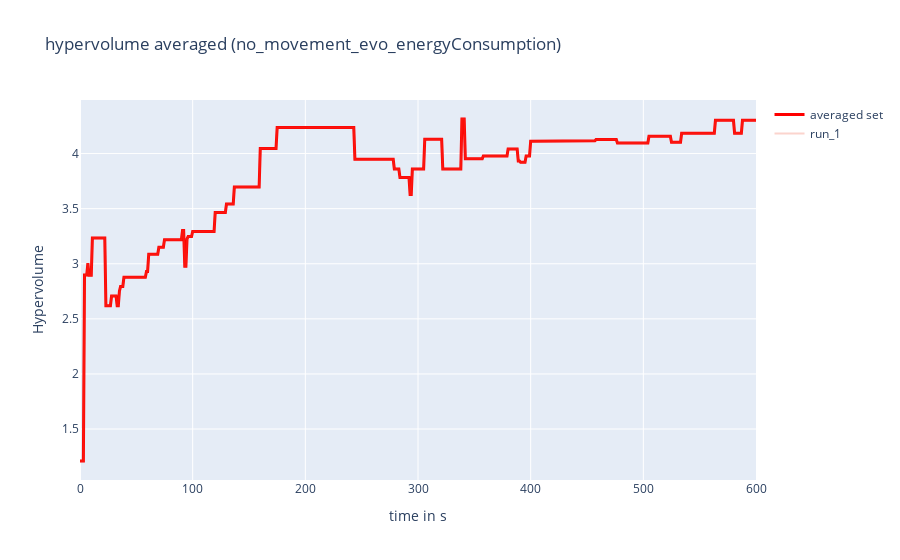
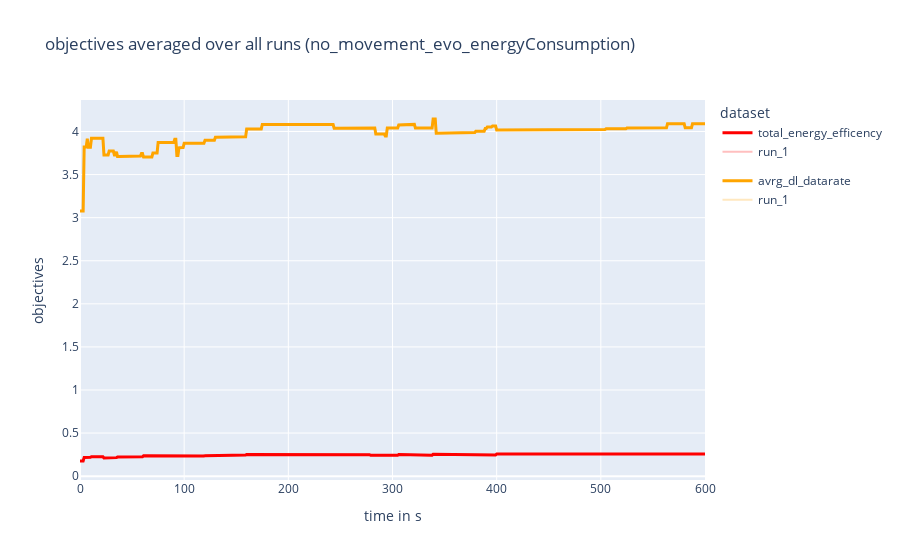
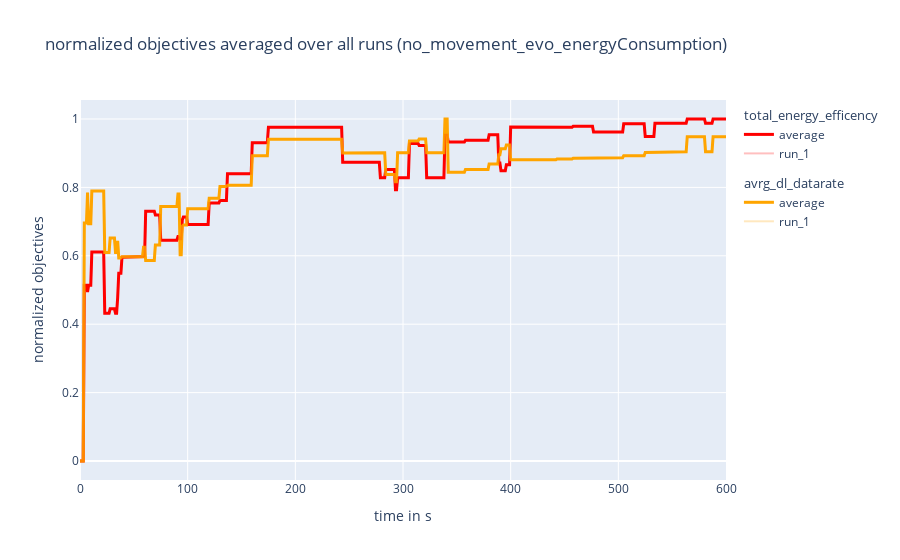

The notebook cell these images were saved under, in order:
### Code cell
##################
# plots for single experiment which is defined in above cell
##################

## hyper volume plot

fig1 = go.Figure()
fig1.update_layout(
    title=f"hypervolume averaged ({configuration_name})",
    xaxis_title="time in s",
    yaxis_title="Hypervolume")

## add averaged values
fig1.add_trace(
    go.Scatter(
        x=time_and_frames_list[:, 1],
        y=hypervolume_avrg_list,
        mode='lines',
        name= "averaged set",
        line={"width": 3, "color": "red"}
        ))

## add run values
for index, value in enumerate(hypervolume_list):
    fig1.add_trace(
        go.Scatter(
            x=time_and_frames_list[:, 1],
            y=value,
            mode='lines',
            name= f"run_{str(index+1)}",
            opacity=0.25
        ))


## objective volume plot
fig2 = go.Figure()

fig2.update_layout(
    title= f"objectives averaged over all runs ({configuration_name})",
    xaxis_title="time in s",
    yaxis_title="objectives",
    legend_title="dataset",
    )

fig2.add_trace(
        go.Scatter(
            x=time_and_frames_list[:, 1],
            y=objective_1_avrg_list,
            name="total_energy_efficency" ,
            mode='lines',
            line={"width": 3, "color": "red"},
            legendgroup="1"
        ))
fig2.add_trace(
        go.Scatter(
            x=time_and_frames_list[:, 1],
            y=objective_2_avrg_list,
            name="avrg_dl_datarate",
            mode='lines',
            line={"width": 3, "color": "orange"},
            legendgroup="2"
        ))
for index, _ in enumerate(objective_1_list):
    fig2.add_trace(
        go.Scatter(
            x=time_and_frames_list[:, 1],
            y=objective_1_list[index],
            name="run" + "_" +str(index+1),
            mode='lines',
            line={"color": "red"},
            opacity=0.25,
            legendgroup="1"
        ))
    fig2.add_trace(
        go.Scatter(
            x=time_and_frames_list[:, 1],
            y=objective_2_list[index],
            name="run" + "_"+ str(index+1),
            mode='lines',
             line={"color": "orange"},
             opacity=0.25,
             legendgroup="2"
        ))


## normalized objective plot
fig3 = go.Figure()

fig3.update_layout(
    title= f"normalized objectives averaged over all runs ({configuration_name})",
    xaxis_title="time in s",
    yaxis_title="normalized objectives")

fig3.add_trace(
        go.Scatter(
            x=time_and_frames_list[:, 1],
            y=objective_1_normalized_avrg_list,
            name="average" ,
            mode='lines',
            line={"width": 3, "color": "red"},
            legendgroup="total_energy_efficency",
            legendgrouptitle_text="total_energy_efficency"
        ))
fig3.add_trace(
        go.Scatter(
            x=time_and_frames_list[:, 1],
            y=objective_2_normalized_avrg_list,
            name="average",
            mode='lines',
            line={"width": 3, "color": "orange"},
            legendgroup="avrg_dl_datarate",
            legendgrouptitle_text="avrg_dl_datarate"
        ),)
for index, _ in enumerate(objective_1_list):
    fig3.add_trace(
        go.Scatter(
            x=time_and_frames_list[:, 1],
            y=objective_1_normalized_list[index],
            name="run" + "_" +str(index+1),
            mode='lines',
            line={"color": "red"},
            opacity=0.25,
            legendgroup="total_energy_efficency",
            legendgrouptitle_text="total_energy_efficency"
        ))
    fig3.add_trace(
        go.Scatter(
            x=time_and_frames_list[:, 1],
            y=objective_2_normalized_list[index],
            name="run" + "_"+ str(index+1),
            mode='lines',
            line={"color": "orange"},
            opacity=0.25,
            legendgroup="avrg_dl_datarate",
            legendgrouptitle_text="avrg_dl_datarate"
        ))

fig1.show()
fig2.show()
fig3.show()

### Figure 1 — Plotly figure (JSON) as saved in the notebook; plotly's stock layout.template omitted (floating-point values rounded to 4 significant figures; data arrays with more than 128 entries replaced by an {"elided": "..."} marker saying what was removed)
{"data": [{"line": {"color": "red", "width": 3}, "mode": "lines", "name": "averaged set", "type": "scatter", "x": {"elided": "601 int values"}, "y": {"elided": "601 float values"}}, {"mode": "lines", "name": "run_1", "opacity": 0.25, "type": "scatter", "x": {"elided": "601 int values"}, "y": {"elided": "601 float values"}}], "layout": {"title": {"text": "hypervolume averaged (no_movement_evo_energyConsumption)"}, "xaxis": {"title": {"text": "time in s"}}, "yaxis": {"title": {"text": "Hypervolume"}}}}

### Figure 2 — Plotly figure (JSON) as saved in the notebook; plotly's stock layout.template omitted (floating-point values rounded to 4 significant figures; data arrays with more than 128 entries replaced by an {"elided": "..."} marker saying what was removed)
{"data": [{"legendgroup": "1", "line": {"color": "red", "width": 3}, "mode": "lines", "name": "total_energy_efficency", "type": "scatter", "x": {"elided": "601 int values"}, "y": {"elided": "601 float values"}}, {"legendgroup": "2", "line": {"color": "orange", "width": 3}, "mode": "lines", "name": "avrg_dl_datarate", "type": "scatter", "x": {"elided": "601 int values"}, "y": {"elided": "601 float values"}}, {"legendgroup": "1", "line": {"color": "red"}, "mode": "lines", "name": "run_1", "opacity": 0.25, "type": "scatter", "x": {"elided": "601 int values"}, "y": {"elided": "601 float values"}}, {"legendgroup": "2", "line": {"color": "orange"}, "mode": "lines", "name": "run_1", "opacity": 0.25, "type": "scatter", "x": {"elided": "601 int values"}, "y": {"elided": "601 float values"}}], "layout": {"legend": {"title": {"text": "dataset"}}, "title": {"text": "objectives averaged over all runs (no_movement_evo_energyConsumption)"}, "xaxis": {"title": {"text": "time in s"}}, "yaxis": {"title": {"text": "objectives"}}}}

### Figure 3 — Plotly figure (JSON) as saved in the notebook; plotly's stock layout.template omitted (floating-point values rounded to 4 significant figures; data arrays with more than 128 entries replaced by an {"elided": "..."} marker saying what was removed)
{"data": [{"legendgroup": "total_energy_efficency", "legendgrouptitle": {"text": "total_energy_efficency"}, "line": {"color": "red", "width": 3}, "mode": "lines", "name": "average", "type": "scatter", "x": {"elided": "601 int values"}, "y": {"elided": "601 float values"}}, {"legendgroup": "avrg_dl_datarate", "legendgrouptitle": {"text": "avrg_dl_datarate"}, "line": {"color": "orange", "width": 3}, "mode": "lines", "name": "average", "type": "scatter", "x": {"elided": "601 int values"}, "y": {"elided": "601 float values"}}, {"legendgroup": "total_energy_efficency", "legendgrouptitle": {"text": "total_energy_efficency"}, "line": {"color": "red"}, "mode": "lines", "name": "run_1", "opacity": 0.25, "type": "scatter", "x": {"elided": "601 int values"}, "y": {"elided": "601 float values"}}, {"legendgroup": "avrg_dl_datarate", "legendgrouptitle": {"text": "avrg_dl_datarate"}, "line": {"color": "orange"}, "mode": "lines", "name": "run_1", "opacity": 0.25, "type": "scatter", "x": {"elided": "601 int values"}, "y": {"elided": "601 float values"}}], "layout": {"title": {"text": "normalized objectives averaged over all runs (no_movement_evo_energyConsumption)"}, "xaxis": {"title": {"text": "time in s"}}, "yaxis": {"title": {"text": "normalized objectives"}}}}
